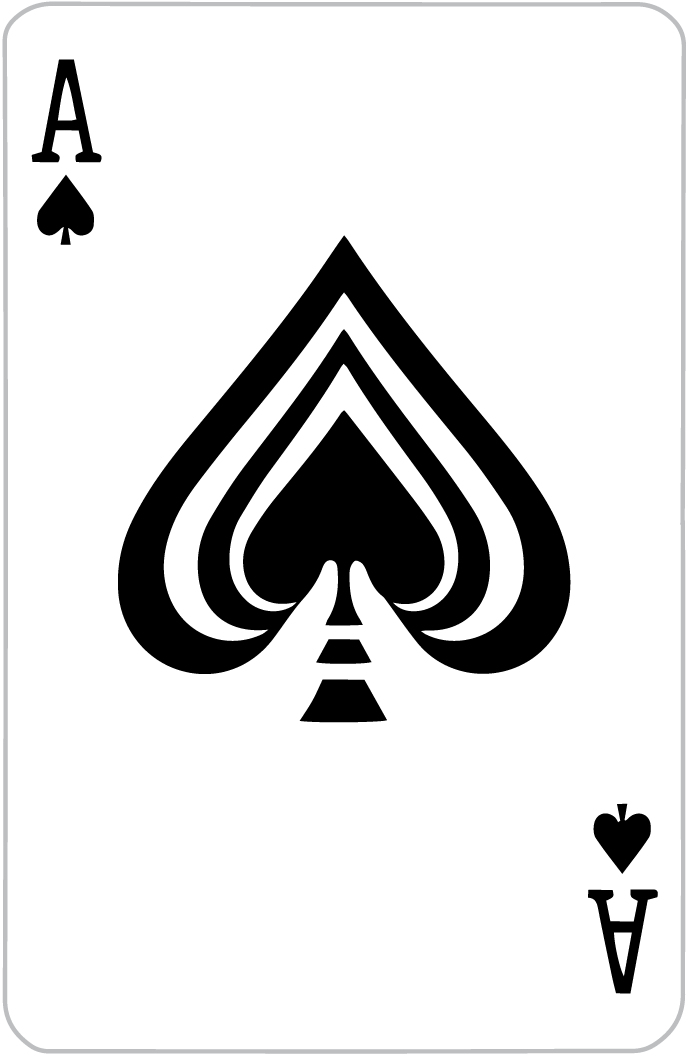
#> input picture cards/Ace of Spades.png, 691 x 1056 px; its folder holds 4 pictures in this run
$ python -i guisent2.py   (imports and definitions only)   (older library calls are emulated)
#> lines starting #> are read from the running program, lines starting #| are printed output that depends on the picture
from tkinter import *
import tkinter as tk
from PIL import ImageTk,Image
import re
from functools import partial
import string,math,random
import socket
import sys
import json
import time
from time import sleep


player2_money = 1000
dealer_cards = []
player1_cards = []
player2_cards = []
bet = 100
check = 0
hit = 0
playerID = 1
playerID1 = 1
playerID2 = 2


HEIGHT = 1000
WIDTH = 800
# [4 lines not run here, left out]

player1_money = 1000
player1_cards = ['Aspad','2diam', 'Jhear', '3club']
player2_cards = ['2hear', '3diam','4club','0spad']
dealer_cards = ['Aclub','5diam','Qspad','Khear']
photo = []

#Player raise bet
def betRaise(player_bet):
	global player1_money
	global bet
	print(player_bet)
	player1_money = player1_money - (int(player_bet))
	bet = bet + (int(player_bet))
	print("Player remaining money : " + str(player1_money))
	hit = 1
	print(hit)
	print(bet)
	labelamount['text'] = player1_money

def displayCards2(player_cards):
	if re.search(r"diam\b",player_cards):
		image3 = "Diamonds.png"
	elif re.search(r"spad\b",player_cards):
		image3 = "Spades.png"
	elif re.search(r"club\b",player_cards):
		image3 = "Clubs.png"
	elif re.search(r"hear\b",player_cards):
		image3 = "Hearts.png"
	return image3

def playerCheck():
	check = 1
	print(check)

def displayCards(player_cards):
	for i in range(len(player_cards)):
		if re.search("\A2",player_cards[i]):
			image = "Two"
			image2 = displayCards2(player_cards[i])
		elif re.search("\A3",player_cards[i]):
			image = "Three"
			image2 = displayCards2(player_cards[i])
		elif re.search("\A4",player_cards[i]):
			image = "Four"
			image2 = displayCards2(player_cards[i])
		elif re.search("\A5",player_cards[i]):
			image = "Five"
			image2 = displayCards2(player_cards[i])
		elif re.search("\A6",player_cards[i]):
			image = "Six"
			image2 = displayCards2(player_cards[i])
		elif re.search("\A7",player_cards[i]):
			image = "Seven"
			image2 = displayCards2(player_cards[i])
		elif re.search("\A8",player_cards[i]):
			image = "Eight"
			image2 = displayCards2(player_cards[i])
		elif re.search("\A9",player_cards[i]):
			image = "Nine"
			image2 = displayCards2(player_cards[i])
		elif re.search("\A0",player_cards[i]):
			image = "Ten"
			image2 = displayCards2(player_cards[i])
		elif re.search("\AJ",player_cards[i]):
			image = "Jack"
			image2 = displayCards2(player_cards[i])
		elif re.search("\AQ",player_cards[i]):
			image = "Queen"
			image2 = displayCards2(player_cards[i])
		elif re.search("\AK",player_cards[i]):
			image = "King"
			image2 = displayCards2(player_cards[i])
		elif re.search("\AA",player_cards[i]):
			image = "Ace"
			image2 = displayCards2(player_cards[i])
		photo.append(image + " of " + image2)
	return photo


def table():

	#global background_image

	global new_pick
	global new_pick2
	new_pick = []
	new_pick2 = []

	table = Toplevel()
	table.title("Poker Table")
	table.geometry("800x1000")
	table.configure(bg='#477148')

	#background image
	#background_image = tk.PhotoImage(file='background.png')
	#background_label = tk.Label(table, image=background_image)
	#background_label.place(x=0,y=0,relwidth=1,relheight=1)

	#frame1
	frame1 = tk.Frame(table, bg='blue')
	frame1.place(relx=0.1, rely=0.01, relwidth=0.8, relheight=0.3)

	#labeldealer
	labelchoice = tk.Label(frame1, text="CURRENT AMOUNT : ", bg='green', fg='white')
	labelchoice.place(relx=0.05, rely=0.10, relwidth=0.40, relheight=0.06)
	global labelamount
	#labeldealer
	labelamount = tk.Label(frame1) #AMOUNT MONEY HERE
	labelamount.place(relx=0.5, rely=0.10, relwidth=0.40, relheight=0.06)

	#labeldealer
	labelhit = tk.Label(frame1, text="ENTER AMOUNT TO HIT", bg='green', fg='white')
	labelhit.place(relx=0.05, rely=0.20, relwidth=0.40, relheight=0.06)

	#entry nametable
	entrytable = tk.Entry(frame1, font=40)
	entrytable.place(relx=0.5,rely=0.20,relwidth=0.25,relheight=0.1)

	#buttonhit
	button = tk.Button(frame1, text="HIT", font=40, command=lambda: betRaise(entrytable.get()))
	button.place(relx=0.45, rely=0.40, relwidth=0.1, relheight=0.1)

	#buttonstand
	button = tk.Button(frame1, text="Check", font=40, command=playerCheck)
	button.place(relx=0.45, rely=0.55, relwidth=0.1, relheight=0.1)

	#frame2
	frame2 = tk.Frame(table, bg='yellow')
	frame2.place(relx=0.1, rely=0.22, relwidth=0.8, relheight=0.3)

	#labeldealer
	labelfirst = tk.Label(frame2, text="FIRST PLAYER", bg='green', fg='white')
	labelfirst.place(relx=0.3, rely=0.05, relwidth=0.40, relheight=0.06)

	photo = displayCards(player1_cards)
	for i in range(len(photo)):
		card_pick = Image.open("cards/" + photo[i])
#> card_pick is the input picture: PIL image 691x1056 RGBA; mean R, G, B, A 219.9, 219.9, 219.9, 249.9
		resized = card_pick.resize((50,90),Image.ANTIALIAS)
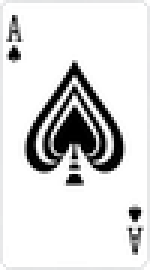
#> resized: PIL image 50x90 RGBA (shown 3 times larger); mean R, G, B, A 218.7, 218.8, 218.9, 250.4; transparent parts drawn white
		if i == 0:
			new_pick.append(ImageTk.PhotoImage(resized))
			labelframe2 = tk.Label(frame2, image=new_pick[i], bg='blue')
			labelframe2.place(relx=0.1,rely=0.2,relwidth=0.2,relheight=0.6)
		elif i == 1:
			new_pick.append(ImageTk.PhotoImage(resized))
			#label
			labelframe2 = tk.Label(frame2, image=new_pick[i], bg='white')
			labelframe2.place(relx=0.3,rely=0.2,relwidth=0.2,relheight=0.6)
		elif i == 2:
			new_pick.append(ImageTk.PhotoImage(resized))
			#label
			labelframe2 = tk.Label(frame2, image=new_pick[i], bg='red')
			labelframe2.place(relx=0.5,rely=0.2,relwidth=0.2,relheight=0.6)
		elif i == 3:
			new_pick.append(ImageTk.PhotoImage(resized))
			#label
			labelframe2 = tk.Label(frame2, image=new_pick[i], bg='white')
			labelframe2.place(relx=0.7,rely=0.2,relwidth=0.2,relheight=0.6)


	#frame3
	frame3 = tk.Frame(table, bg='green')
	frame3.place(relx=0.1, rely=0.48, relwidth=0.8, relheight=0.3)
	#labeldealer
	labelsecond = tk.Label(frame3, text="SECOND PLAYER", bg='green', fg='white')
	labelsecond.place(relx=0.3, rely=0.05, relwidth=0.40, relheight=0.06)

	photo = displayCards(player2_cards)
	for i in range(len(player1_cards),len(photo)):
		card_pick = Image.open("cards/" + photo[i])
		resized = card_pick.resize((50,90),Image.ANTIALIAS)
		if i == 4:
			new_pick.append(ImageTk.PhotoImage(resized))
			#label
			labelframe3 = tk.Label(frame3, image=new_pick[i], bg='white')
			labelframe3.place(relx=0.1,rely=0.2,relwidth=0.2,relheight=0.6)
		elif i == 5:
			new_pick.append(ImageTk.PhotoImage(resized))
			#label
			labelframe3 = tk.Label(frame3, image=new_pick[i], bg='blue')
			labelframe3.place(relx=0.3,rely=0.2,relwidth=0.2,relheight=0.6)
		elif i == 6:
			new_pick.append(ImageTk.PhotoImage(resized))
			#label
			labelframe3 = tk.Label(frame3, image=new_pick[i], bg='white')
			labelframe3.place(relx=0.5,rely=0.2,relwidth=0.2,relheight=0.6)
		elif i == 7:
			new_pick.append(ImageTk.PhotoImage(resized))
			#label
			labelframe3 = tk.Label(frame3, image=new_pick[i], bg='red')
			labelframe3.place(relx=0.7,rely=0.2,relwidth=0.2,relheight=0.6)

	#frame4
	frame4 = tk.Frame(table, bg='black')
	frame4.place(relx=0.1, rely=0.74, relwidth=0.8, relheight=0.3)
	#labeldealer
	labelsecond = tk.Label(frame4, text="DEALER", bg='green', fg='white')
	labelsecond.place(relx=0.3, rely=0.05, relwidth=0.40, relheight=0.06)

	photo = displayCards(dealer_cards)
	for i in range(len(player1_cards)+len(player2_cards),len(photo)):
		card_pick = Image.open("cards/" + photo[i])
		resized = card_pick.resize((50,90),Image.ANTIALIAS)
		if i == 8:
			new_pick.append(ImageTk.PhotoImage(resized))
			#label
			labelframe4 = tk.Label(frame4, image=new_pick[i], bg='blue')
			labelframe4.place(relx=0.1,rely=0.2,relwidth=0.2,relheight=0.6)
		elif i == 9:
			new_pick.append(ImageTk.PhotoImage(resized))
			#label
			labelframe4 = tk.Label(frame4, image=new_pick[i], bg='white')
			labelframe4.place(relx=0.3,rely=0.2,relwidth=0.2,relheight=0.6)
		elif i == 10:
			new_pick.append(ImageTk.PhotoImage(resized))
			#label
			labelframe4 = tk.Label(frame4, image=new_pick[i], bg='red')
			labelframe4.place(relx=0.5,rely=0.2,relwidth=0.2,relheight=0.6)
		elif i == 11:
			new_pick.append(ImageTk.PhotoImage(resized))
			#label
			labelframe4 = tk.Label(frame4, image=new_pick[i], bg='white')
			labelframe4.place(relx=0.7,rely=0.2,relwidth=0.2,relheight=0.6)


#canvas size
# [1 line that did not run here, left out]
# [1 line not run here, left out]

#background image
#background_image = tk.PhotoImage(file='background.png')
#background_label = tk.Label(root, image=background_image)
#background_label.place(x=0,y=0,relwidth=1,relheight=1)

#framemenu
# [1 line that did not run here, left out]
# [1 line not run here, left out]

#label
# [1 line that did not run here, left out]
# [1 line not run here, left out]

#label
# [1 line that did not run here, left out]
# [1 line not run here, left out]

#label
#labelenter0 = tk.Label(framemenu, text = "ENTER |0| TO EXIT GAME", bg='green', fg='white')
#labelenter0.place(relx=0.3,rely=0.40,relwidth=0.40,relheight=0.06)

#entry name1
# [1 line that did not run here, left out]
# [1 line not run here, left out]

#button start
# [1 line that did not run here, left out]
# [3 lines not run here, left out]

#> (the run stopped early here; a loop or call above may not have finished)
